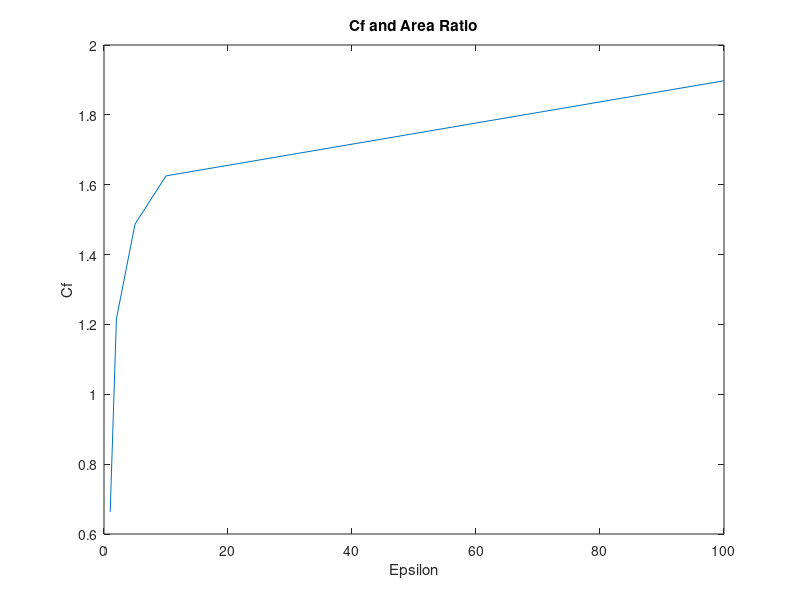
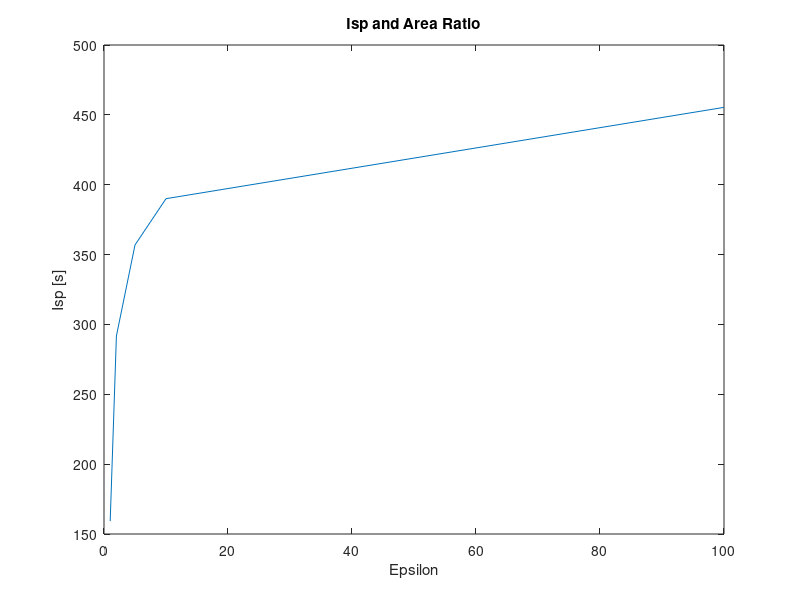

Write the MATLAB code that produced these figures, in order. (Note: this script raises an error after producing the figures.)
%% HW2 - Prop
clear all
close all
clc

%% Problem 2
disp("Problem 2")
g = 9.81;
Arat = [1,1,2,5,10,100];
Cf = [.6636,.6636,1.2157,1.4872,1.6253,1.8976];
Isp = [1562.2,1562.2,2861.9,3501,3826,4467.1];
Isp = Isp./g;

figure
plot(Arat,Cf)
title("Cf and Area Ratio")
xlabel("Epsilon")
ylabel("Cf")

figure
plot(Arat,Isp)
title("Isp and Area Ratio")
xlabel("Epsilon")
ylabel("Isp [s]")

%% Problem 3
disp("Problem 3")
gam = 1.3;
Pc = 20; 
Arat = 6;

Pe = 20/50.5;

Psea = 1; 
P25 = 0.025;  % from std atm model

Pec = Pe/Pc;
Po = P25;
myVar = ( Pe-Po )/Pc *Arat;
Cf(1) = sqrt((2*gam^2/(gam-1)) * ((2/(gam+1))^ ((gam+1)/(gam-1)) * (1-Pec^((gam-1)/gam)))) + myVar;
 
Po = Psea;
myVar = ( Pe-Po )/Pc *Arat;
Cf(2) = sqrt((2*gam^2/(gam-1)) * ((2/(gam+1))^ ((gam+1)/(gam-1)) * (1-Pec^((gam-1)/gam)))) + myVar;

variation = ((Cf(1)-Cf(2))/Cf(2))


%% Problem 4
disp("Problem 4")
% part a
clear
load("IntegralOfCp.mat")
labels = ["CO","CO2","H2","H2O","N2"];

myIntCO = @(Tc) -(ppval(P{1},298)-ppval(P{1},Tc));
myIntCO2 = @(Tc) -(ppval(P{2},298)-ppval(P{2},Tc));
myIntH2 = @(Tc) -(ppval(P{3},298)-ppval(P{3},Tc));
myIntH2O = @(Tc) -(ppval(P{4},298)-ppval(P{4},Tc));
myIntN2 = @(Tc) -(ppval(P{5},298)-ppval(P{5},Tc));

myVecFun = {myIntCO,myIntCO2,myIntH2,myIntH2O,myIntN2};

np = [.836 .164 .664 .836 .5]; % mol
dHp = [-110.53 -393.522 0 -241.826 0]; %kJ/mol
dHr = -113.1;


dHrxn = sum(np.*dHp) - dHr

Tc = 200:1:6000;
myDiff =[];
for i = 1:length(Tc)
    val(i) = 0;
    for j = 1:5
        val(i) = val(i) + np(j)*myVecFun{j}(Tc(i));
    end
end

myDiff = dHrxn+val;
[m,i] = min(abs(myDiff));
Tc = Tc(i);


Tc = Tc-1:.001:Tc+1;
myDiff =[];
for i = 1:length(Tc)
    val(i) = 0;
    for j = 1:5
        val(i) = val(i) + np(j)*myVecFun{j}(Tc(i));
    end
end

myDiff = dHrxn+val;
[m,i] = min(abs(myDiff));


Tc = Tc(i)

% part b

MM = [28.01,44.01,2.016,18.01528,28.02]; % g/mol
MM = MM./1000; %kg/mol

massMixture = sum(MM.*np)/sum(np) % kg/mol

% part c
val = 0;
for j = 1:5
    Cp(j) = (-myVecFun{j}(Tc))/(298-Tc); % kJ/(mol K)
end

CpMixture = sum(np.*Cp)/sum(np); % kJ/(mol K)
CpMixture = CpMixture/massMixture % kJ/(kg K)


% part d

Ru = 8.314; % J/mol-K
Rgas = Ru/massMixture; % (J/mol-K)/(kg/mol) = J/kg-K
Rgas = Rgas/1000 % kJ/kg-K
% part e

CvMixture = CpMixture - Rgas

gamMixture = CpMixture/CvMixture

% extra part
Pce = 69;
Pec = 1/Pce;
gam = gamMixture;

g = 9.81;

Cf = sqrt((2*gam^2/(gam-1)) * ((2/(gam+1))^ ((gam+1)/(gam-1)) * (1-Pec^((gam-1)/gam))));
Cs = (sqrt(gam*Rgas*1000*Tc)) / (gam*sqrt((2/(gam+1))^((gam+1)/(gam-1))));
Isp=Cs*Cf/g

%% Problem 5
disp("Problem 5")
clear all
syms  Prat 

Pco = [2,10,100,1000,inf];
Arat = logspace(0,2);
gam = 1.2;

figure
hold on 

for j = 1:length(Pco)
    for i = 1:length(Arat)
        Pce=vpasolve(Arat(i) == ( 2/(gam+1))^(1/(gam-1)) * Prat^(1/gam) * ( ((gam+1)/(gam-1)) *(1-Prat^((1-gam)/gam)) )^-.5,Prat);
        Poc = 1/Pco(j);
        Pec = 1/Pce;
        myVar = ( Pec - Poc ) *Arat(i);
        Cf(i) = sqrt((2*gam^2/(gam-1)) * ((2/(gam+1))^ ((gam+1)/(gam-1)) * (1-Pec^((gam-1)/gam)))) + myVar;
    end
    [M,I]=max(Cf);
    plot(Arat,Cf)
    scat(:,j) = [Arat(I),Cf(I)];
end


scatter(scat(1,:),scat(2,:))
set(gca,"XScale","log")
legend([("P1/P3 = "+["2","10","100","1000","inf"]) , ["Best Cf"] ],"Location","best")
ylabel("Cf")
xlabel("Epsilon")
ylim([0,2])
